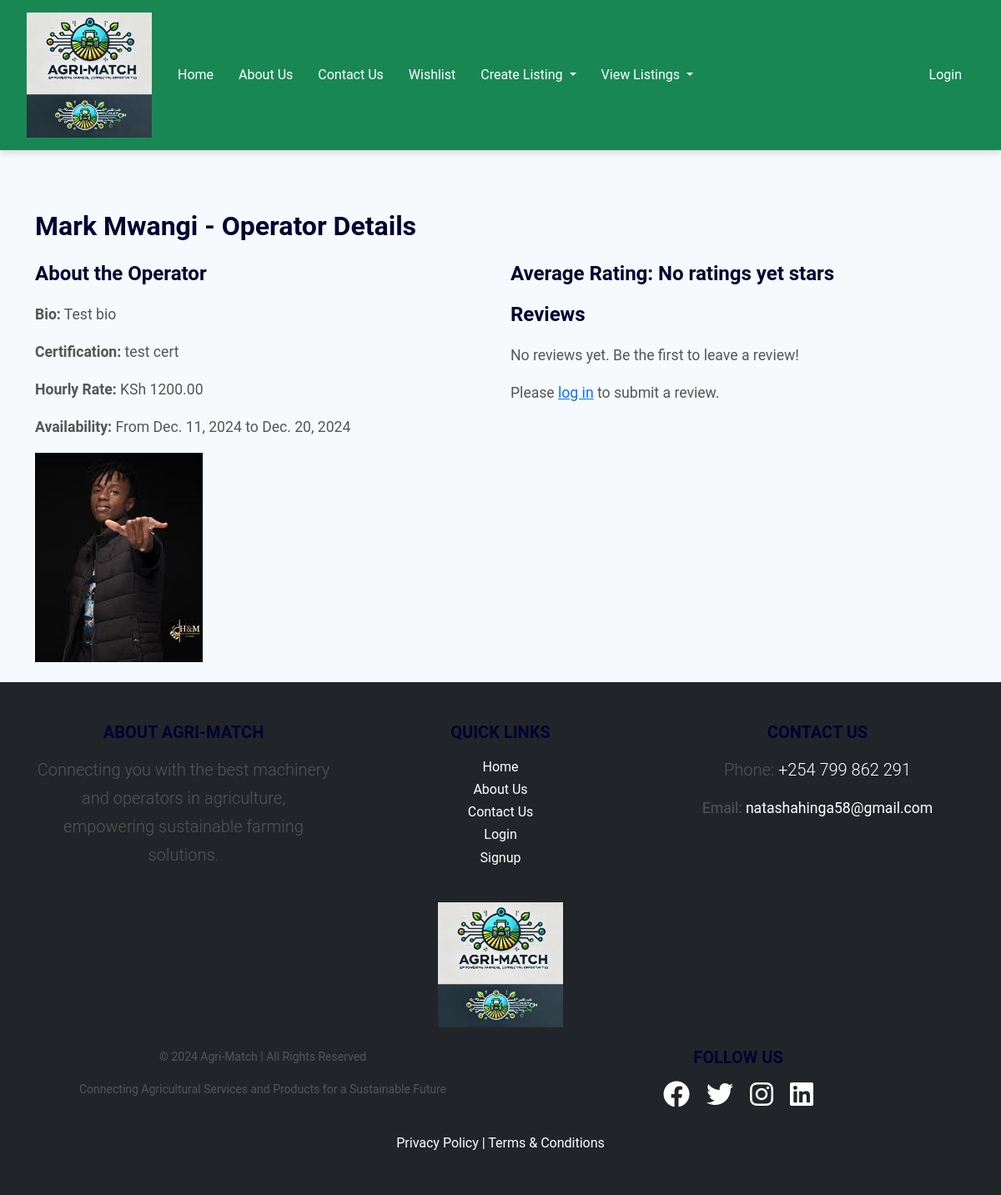
The page /operator/2/ on the database its author committed.
### agri_match_app/models.py (models this page shows, shortened)
class OperatorListing(models.Model):
    name = models.CharField(max_length=255)
    bio = models.TextField()
    certification = models.CharField(max_length=255)
    hourly_rate = models.DecimalField(max_digits=10, decimal_places=2)
    available_from = models.DateField()
    available_to = models.DateField()
    profile_picture = models.ImageField(upload_to='operators/', blank=True, null=True)
    phone_number = models.CharField(max_length=15, blank=True, null=True)  # Contact details field
    email = models.EmailField(max_length=255, blank=True, null=True)  # Contact details field
    user = models.ForeignKey(CustomUser, on_delete=models.CASCADE, related_name='operator_listings')

### agri_match_app/views.py (the view)
# urls.py: path('operator/<int:listing_id>/', views.operator_listing_details, name='operator_listing_details'),
def operator_listing_details(request, listing_id):
    operator_listing = get_object_or_404(OperatorListing, id=listing_id)
    operator_content_type = ContentType.objects.get_for_model(OperatorListing)
    reviews = Review.objects.filter(content_type=operator_content_type, object_id=operator_listing.id)
    return render(request, 'operator_listing_details.html', {
        'operator_listing': operator_listing,
        'reviews': reviews,
    })

### templates/operator_listing_details.html
{% extends 'base.html' %}
{% load static %}
{% block content %}
<div class="container mt-5">
    <h2>{{ operator_listing.name }} - Operator Details</h2>
    <div class="row mt-4">
        <div class="col-md-6">
            <h4>About the Operator</h4>
            <p><strong>Bio:</strong> {{ operator_listing.bio }}</p>
            <p><strong>Certification:</strong> {{ operator_listing.certification }}</p>
            <p><strong>Hourly Rate:</strong> KSh {{ operator_listing.hourly_rate }}</p>
            <p><strong>Availability:</strong> From {{ operator_listing.available_from }} to {{ operator_listing.available_to }}</p>
            {% if operator_listing.profile_picture %}
                <img src="{{ operator_listing.profile_picture.url }}" alt="{{ operator_listing.name }}" class="img-fluid">
            {% endif %}
        </div>
        <div class="col-md-6">
            <h4>Average Rating: {{ avg_rating|default:"No ratings yet" }} stars</h4>
            <h4>Reviews</h4>
            {% if reviews %}
                <ul class="list-group">
                    {% for review in reviews %}
                        <li class="list-group-item">
                            <p><strong>{{ review.user.username }}</strong> - {{ review.rating }} Stars</p>
                            <p>{{ review.comment }}</p>
                        </li>
                    {% endfor %}
                </ul>
            {% else %}
                <p>No reviews yet. Be the first to leave a review!</p>
            {% endif %}
            {% if user.is_authenticated %}
                <div class="mt-4">
                    <h5>Leave a Review</h5>
                    {% if existing_review %}
                        <p>You have already submitted a review for this operator.</p>
                    {% else %}
                        <form method="POST" action="{% url 'add_operator_review' listing_id=operator_listing.id  %}">
                            {% csrf_token %}
                            <div class="form-group">
                                <label for="rating">Rating</label>
                                <select name="rating" id="rating" class="form-control" required>
                                    <option value="">Select Rating</option>
                                    <option value="1">1 Star</option>
                                    <option value="2">2 Stars</option>
                                    <option value="3">3 Stars</option>
                                    <option value="4">4 Stars</option>
                                    <option value="5">5 Stars</option>
                                </select>
                            </div>
                            <div class="form-group">
                                <label for="comment">Your Review</label>
                                <textarea name="comment" id="comment" rows="4" class="form-control" placeholder="Write your review here..." required></textarea>
                            </div>
                            <button type="submit" class="btn btn-primary mt-3">Submit Review</button>
                        </form>
                    {% endif %}
                </div>
            {% else %}
                <p>Please <a href="{% url 'account_login' %}">log in</a> to submit a review.</p>
            {% endif %}
        </div>
    </div>
</div>
{% endblock %}

### static/css/styles.css (style rules this page uses)
body { font-family: 'Roboto', sans-serif; background-color: #f7fafc; color: #333333; margin: 0; padding: 0; line-height: 1.7; }
h1, h2, h3, h4, h5 { font-weight: bold; color: #020232; margin-bottom: 20px; }
p { font-size: 1.1rem; color: #555555; margin-bottom: 15px; }

### rows shown on the page
OperatorListing: name "Mark Mwangi", bio "Test bio", certification "test cert", hourly_rate "1200.00", available_from "Dec. 11, 2024", available_to "Dec. 20, 2024", profile_picture (picture)

### other values the page prints
{{ avg_rating|default:"No ratings yet" }} "No ratings yet"
